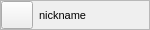
<?xml version="1.0" encoding="UTF-8"?>
<ui version="4.0">
 <class>cUserInfoView</class>
 <widget class="QFrame" name="cUserInfoView">
  <property name="geometry">
   <rect>
    <x>0</x>
    <y>0</y>
    <width>150</width>
    <height>30</height>
   </rect>
  </property>
  <property name="sizePolicy">
   <sizepolicy hsizetype="Preferred" vsizetype="Minimum">
    <horstretch>0</horstretch>
    <verstretch>0</verstretch>
   </sizepolicy>
  </property>
  <property name="minimumSize">
   <size>
    <width>150</width>
    <height>30</height>
   </size>
  </property>
  <property name="maximumSize">
   <size>
    <width>16777215</width>
    <height>30</height>
   </size>
  </property>
  <property name="font">
   <font>
    <pointsize>8</pointsize>
   </font>
  </property>
  <property name="windowTitle">
   <string>Frame</string>
  </property>
  <property name="frameShape">
   <enum>QFrame::StyledPanel</enum>
  </property>
  <property name="frameShadow">
   <enum>QFrame::Raised</enum>
  </property>
  <layout class="QHBoxLayout" name="horizontalLayout">
   <property name="margin">
    <number>0</number>
   </property>
   <item>
    <widget class="QPushButton" name="avatarPushButton">
     <property name="sizePolicy">
      <sizepolicy hsizetype="Minimum" vsizetype="Minimum">
       <horstretch>0</horstretch>
       <verstretch>0</verstretch>
      </sizepolicy>
     </property>
     <property name="minimumSize">
      <size>
       <width>16</width>
       <height>16</height>
      </size>
     </property>
     <property name="maximumSize">
      <size>
       <width>32</width>
       <height>32</height>
      </size>
     </property>
     <property name="text">
      <string/>
     </property>
     <property name="iconSize">
      <size>
       <width>16</width>
       <height>16</height>
      </size>
     </property>
    </widget>
   </item>
   <item>
    <widget class="QLabel" name="nicknameLabel">
     <property name="sizePolicy">
      <sizepolicy hsizetype="Preferred" vsizetype="Preferred">
       <horstretch>0</horstretch>
       <verstretch>0</verstretch>
      </sizepolicy>
     </property>
     <property name="text">
      <string>nickname</string>
     </property>
    </widget>
   </item>
  </layout>
 </widget>
 <resources/>
 <connections/>
</ui>
